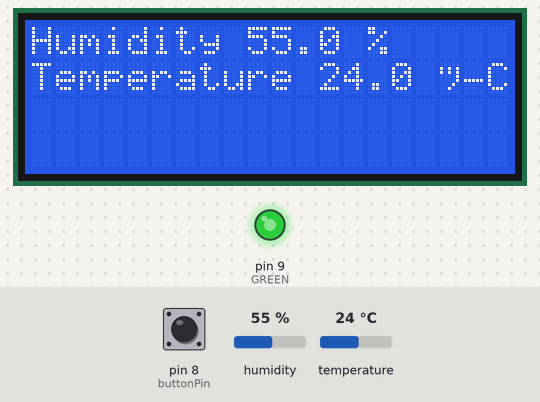
A sketch run on a simulated Arduino Uno, built with avr-gcc and run on an emulated ATmega328P. Parts: 20×4 character LCD, output pins drawn as LEDs (lit = HIGH). The inputs (shaded band) are chosen by the test bench; at power-on: pin 8 (buttonPin) LOW, humidity 55 %, temperature 24 °C. Random numbers use the default seed unless the sketch sets one.

Above: at 3.7 s.
3.8 s: pin 8 (buttonPin) pulled HIGH for 1 s
At 4.24 s:
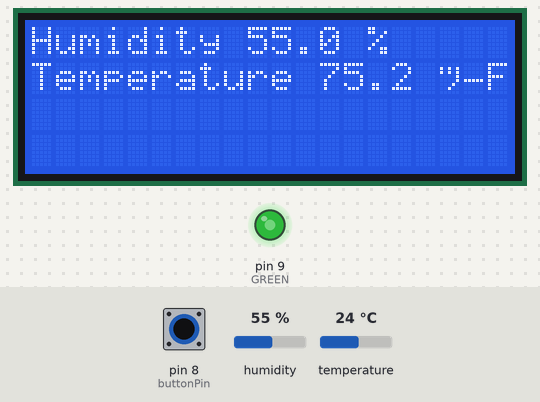
5.4 s: pin 8 (buttonPin) pulled HIGH for 3.2 s
At 6.07 s:
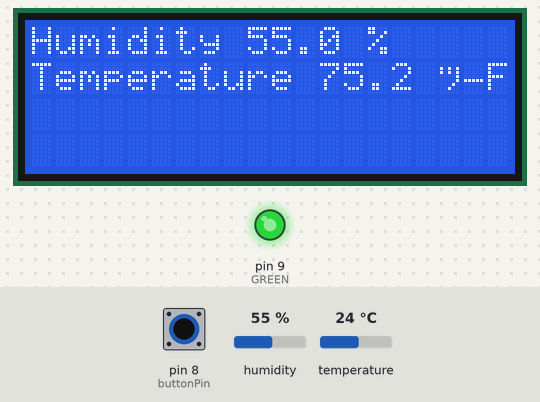
9.2 s: humidity set to 22 %
At 10.93 s:
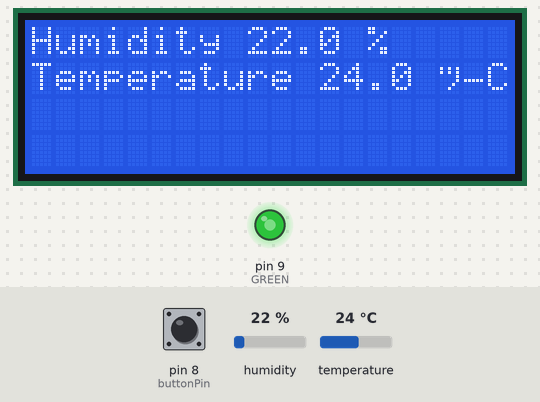
12.2 s: temperature set to 12 °C
At 13.05 s:
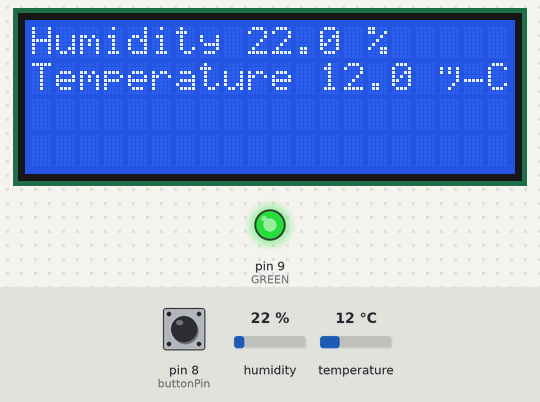
14.4 s: pin 8 (buttonPin) pulled HIGH for 1 s
At 14.57 s:
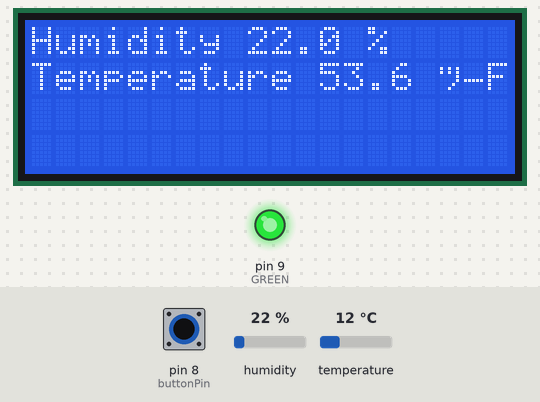
16.0 s: pin 8 (buttonPin) pulled HIGH for 1 s
At 17.0 s:
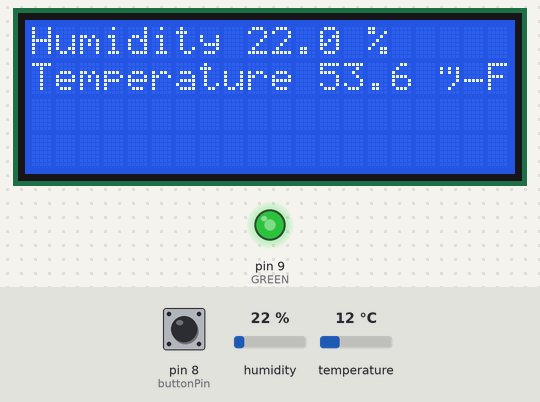
Timing chart, 0 to 18.6 s (numbered marks = the images above; inputs shaded):
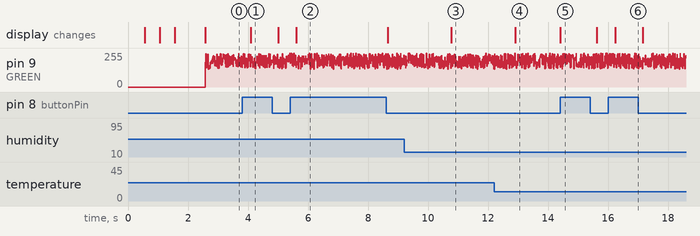

Measured:
- after the input at 5.4 s, the display: changes after 0.22 s (image 2)
- after the input at 9.2 s, the display: changes after 1.6 s (image 3)
- after the input at 14.4 s, the display: changes at once (image 5)

The sketch:

mete_st.ino
```cpp
#include <DHT.h>
#include <LiquidCrystal.h>
#include <Wire.h>
#include <Adafruit_BMP085.h>

#define DHTPIN 0
#define DHTTYPE DHT22
DHT dht(DHTPIN, DHTTYPE);

Adafruit_BMP085 bmp;

int GREEN=9;
const int buttonPin = 8;
int buttonState = 0;

LiquidCrystal lcd(12, 11, 10, 5,4, 3, 2);


void setup() {

   Serial.begin(9600);
   dht.begin();

   pinMode(buttonPin, INPUT);
   if (!bmp.begin()) {
   lcd.println("Could not find a BMP sensor, check wiring!");
   }
   else {
   pinMode (GREEN,OUTPUT);
   }

   lcd.begin(20, 4);
   lcd.print("I like my job");
   delay(500);
   lcd.print(".");
   delay(500);
   lcd.print(".");
   delay(500);
   lcd.print(".");
   delay(1000);
   lcd.clear();


}

void loop() {

  analogWrite  (GREEN, 135+random(120));

  float h = dht.readHumidity();
  float tC = dht.readTemperature();

  lcd.setCursor(0, 0);
  lcd.print("Humidity = ");
  lcd.setCursor(9, 0);
  lcd.print(h, 1);
  lcd.println(" %");

  lcd.setCursor(0, 1);
  lcd.print("Temperature = ");
  lcd.setCursor(12, 1);
  lcd.print(tC,1);
  lcd.println(" °C");

 buttonState = digitalRead(buttonPin);

  if (buttonState == HIGH) {

  // tF=((9/5)*tC)+32

  float tF =((9.0/5.0)*tC)+32.0;
  lcd.setCursor(0, 1);
  lcd.print("Temperature = ");
  lcd.setCursor(12, 1);
  lcd.print(tF,1);
  lcd.println(" °F");

  }
  else {

  lcd.setCursor(0, 1);
  lcd.print("Temperature = ");
  lcd.setCursor(12, 1);
  lcd.print(tC,1);
  lcd.println(" °C");

  }
 }
```
